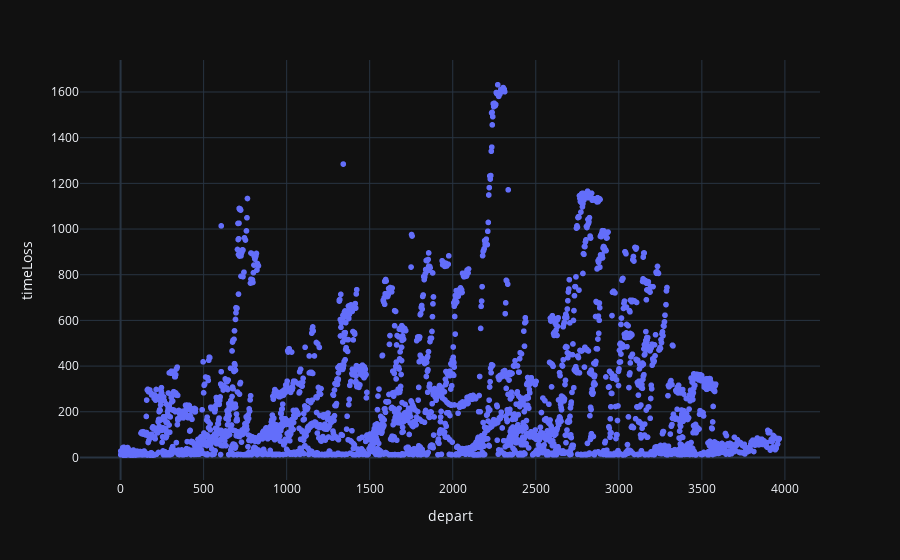

Notebook code for this chart:
### Code cell
fig = px.scatter(baseline, x="depart", y="timeLoss")
fig.show()

### Figure 1 — Plotly figure (JSON) as saved in the notebook; plotly's stock layout.template omitted (floating-point values rounded to 4 significant figures; data arrays with more than 128 entries replaced by an {"elided": "..."} marker saying what was removed)
{"data": [{"hovertemplate": "depart=%{x}<br>timeLoss=%{y}<extra></extra>", "legendgroup": "", "marker": {"color": "#636efa", "symbol": "circle"}, "mode": "markers", "name": "", "showlegend": false, "x": {"elided": "3524 float values"}, "xaxis": "x", "y": {"elided": "3524 float values"}, "yaxis": "y", "type": "scattergl"}], "layout": {"xaxis": {"anchor": "y", "domain": [0.0, 1.0], "title": {"text": "depart"}}, "yaxis": {"anchor": "x", "domain": [0.0, 1.0], "title": {"text": "timeLoss"}}, "legend": {"tracegroupgap": 0}, "margin": {"t": 60}}}
